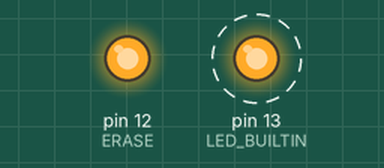
This sketch was run on a simulated Arduino Uno, built with avr-gcc and run on an emulated ATmega328P. Shown: output pins drawn as LEDs (lit = HIGH). Dashed ring = blinking.

Above: at 19.3 s.
Timing chart, 0 to 22.2 s (numbered marks = the images above):
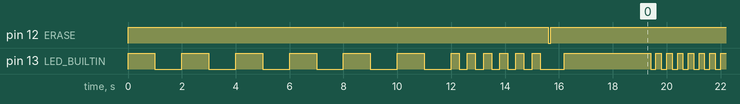

The sketch:

EEPROM_erase.ino
```cpp
/*
 * In order to erase EEPROM:
 * Disconnect the previous EEPROM from the board and connect the next one while the LED is blinking.
 * 		- All address pins must be LOW (except A9).
 * 		- All data pins (outputs) must be HIGH.
 * 		- The EEPROM CE pin must be connected to the arduino output labeled ERASE.
 * Reset the arduino to start the process.
 * While the LED is blinking, connect the EEPROM OE pin on 12V (11.75 < voltage <12.25).
 * LED will blink faster, indicating that the erase pulse is about to be emitted.
 * LED will turn off while EEPROM is being erased.
 * When erasing is finished, LED will turn on continuously for 3 seconds, and then will go back to blinking.
*/

#define ERASE 12

void setup()
{
	pinMode(LED_BUILTIN, OUTPUT);
	pinMode(ERASE, OUTPUT);

	digitalWrite(ERASE, HIGH);

	// LED blinks 5 times, time to connect 12V where needed.
	for (int i = 0; i < 6; i++)
	{
		digitalWrite(LED_BUILTIN, HIGH);
		delay(1000);
		digitalWrite(LED_BUILTIN, LOW);
		delay(1000);
	}

	// Blinks fast to indicate it is about to begin.
	for (int i = 0; i < 6; i++)
	{
		digitalWrite(LED_BUILTIN, HIGH);
		delay(300);
		digitalWrite(LED_BUILTIN, LOW);
		delay(300);
	}

	// Erase pulse
	digitalWrite(ERASE, LOW);
	delay(100); // 100 mS pulse
	digitalWrite(ERASE, HIGH);

	delay(500);

	// Turns LED on continuously for 3 seconds to indicate that erasing is finished.
	digitalWrite(LED_BUILTIN, HIGH);
	delay(3000);
}

void loop()
{
	digitalWrite(LED_BUILTIN, HIGH);
	delay(200);
	digitalWrite(LED_BUILTIN, LOW);
	delay(200);
}
```

Measured:
- by itself, pin 13 (LED_BUILTIN): HIGH → LOW at 1.0 s, → HIGH 1.0 s later, → LOW 1.0 s later, → HIGH 1.0 s later, … (577 changes in this stretch)
